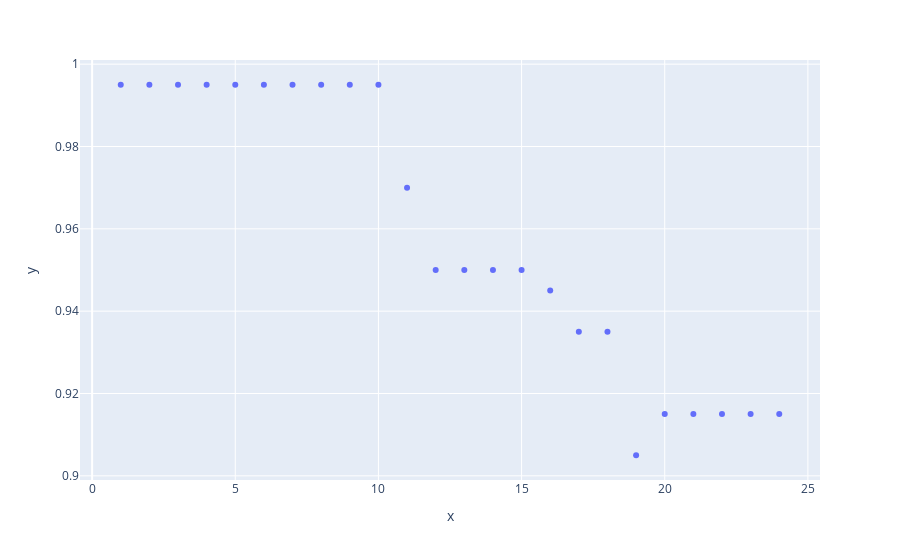

The cell this chart's notebook holds for it:
### Code cell
r=range(1,25)
px.scatter(x=r,y=scores)

### Figure 1 — Plotly figure (JSON) as saved in the notebook; plotly's stock layout.template omitted (floating-point values rounded to 4 significant figures)
{"data": [{"hovertemplate": "x=%{x}<br>y=%{y}<extra></extra>", "legendgroup": "", "marker": {"color": "#636efa", "symbol": "circle"}, "mode": "markers", "name": "", "showlegend": false, "type": "scatter", "x": [1, 2, 3, 4, 5, 6, 7, 8, 9, 10, 11, 12, 13, 14, 15, 16, 17, 18, 19, 20, 21, 22, 23, 24], "xaxis": "x", "y": [0.995, 0.995, 0.995, 0.995, 0.995, 0.995, 0.995, 0.995, 0.995, 0.995, 0.97, 0.95, 0.95, 0.95, 0.95, 0.945, 0.935, 0.935, 0.905, 0.915, 0.915, 0.915, 0.915, 0.915], "yaxis": "y"}], "layout": {"legend": {"tracegroupgap": 0}, "margin": {"t": 60}, "xaxis": {"anchor": "y", "domain": [0, 1], "title": {"text": "x"}}, "yaxis": {"anchor": "x", "domain": [0, 1], "title": {"text": "y"}}}}
